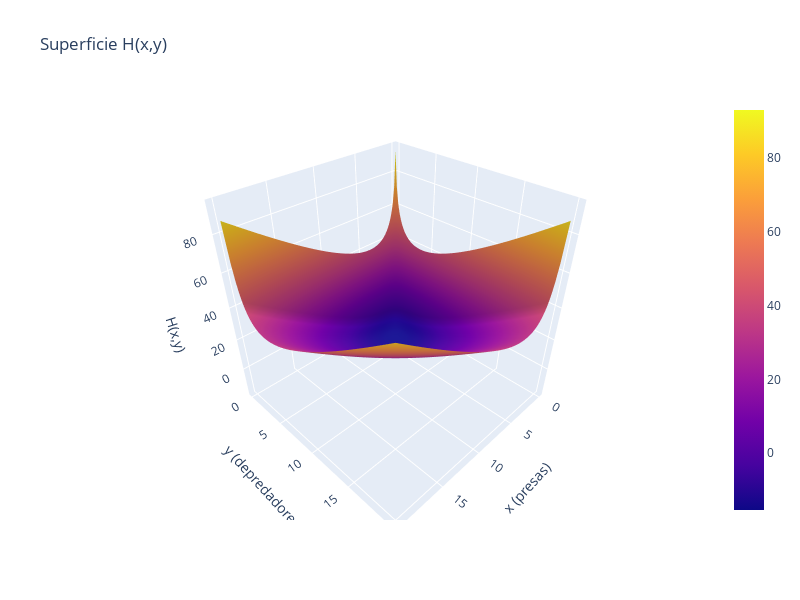

The cell this chart's notebook holds for it:
### Code cell
#%pip install plotly
import numpy as np
import plotly.graph_objects as go

def H_func(x, y, params):
    alpha = params["alpha"]; beta = params["beta"]
    gamma = params["gamma"]; delta = params["delta"]
    return delta*x - gamma*np.log(x) + beta*y - alpha*np.log(y)

params = {"alpha": 20.0, "beta": 5, "gamma": 20.0, "delta": 5}

x = np.linspace(0.1, 20, 100)
y = np.linspace(0.1, 20, 100)
X, Y = np.meshgrid(x, y)
Z = H_func(X, Y, params)

fig = go.Figure(data=[go.Surface(x=X, y=Y, z=Z)])
fig.update_layout(
    title="Superficie H(x,y)",
    scene=dict(
        xaxis_title="x (presas)",
        yaxis_title="y (depredadores)",
        zaxis_title="H(x,y)"
    ),
    width=800, height=600
)
fig.show()

### Figure 1 — Plotly figure (JSON) as saved in the notebook; plotly's stock layout.template omitted (floating-point values rounded to 4 significant figures; data arrays with more than 128 entries replaced by an {"elided": "..."} marker saying what was removed)
{"data": [{"type": "surface", "x": {"elided": "100x100 float values"}, "y": {"elided": "100x100 float values"}, "z": {"elided": "100x100 float values"}}], "layout": {"height": 600, "scene": {"xaxis": {"title": {"text": "x (presas)"}}, "yaxis": {"title": {"text": "y (depredadores)"}}, "zaxis": {"title": {"text": "H(x,y)"}}}, "title": {"text": "Superficie H(x,y)"}, "width": 800}}
